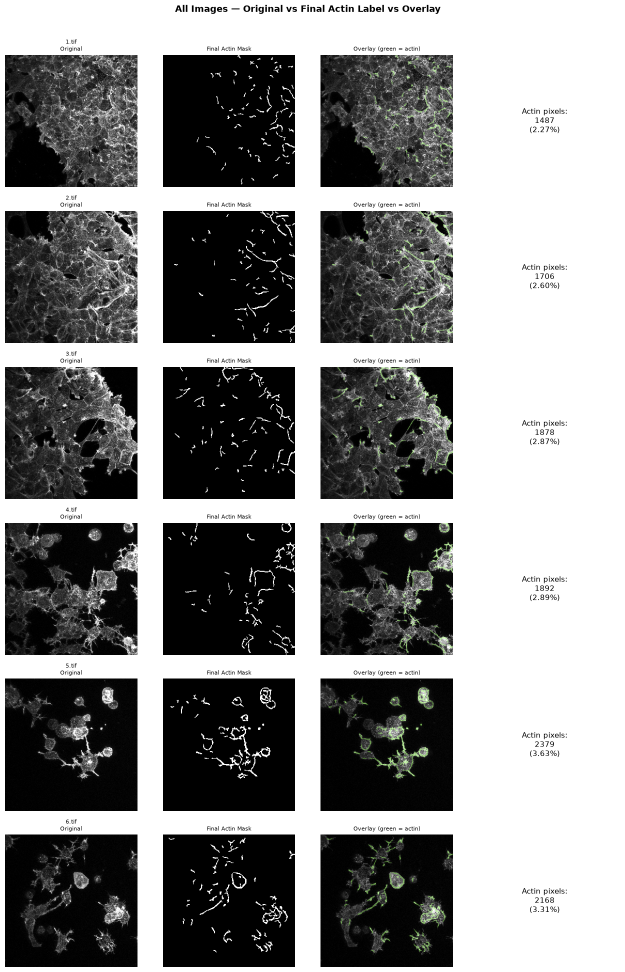
#> input picture output.png, 1250 x 1944 px, given as the content of the folder data/raw, which was not available (shown at 1/2 size)
$ python label_statement.py   (older library calls are emulated)
#> lines starting #> are read from the running program, lines starting #| are printed output that depends on the picture; after the words box and inside, x2 and y2 are one past the last pixel; in counts of white or black regions, pixels touching at a corner belong together; pictures that were not available may be replaced by others from this repository, and a replacement may not be noted
"""
label_statement.py  (v2 - per-cell boundary bands)
--------------------------------------------------
Classical labeling pipeline that follows the project problem statement
step by step, applied PER CELL so that it also finds the actin between
neighbouring cells in a dense monolayer.

Problem statement                       ->  where it happens here
----------------------------------------------------------------------------
Global Cell Segmentation                    build_footprint()
  Gaussian smoothing + Otsu threshold        (Otsu, with hysteresis so dim
  -> solid binary mask of the cells           cells and thin protrusions stay)
(extension) split the mask into cells       segment_cells()
  marker-controlled watershed                 each cell gets its own boundary
Boundary Band Definition                    boundary_bands()
  erode each cell by a pixel radius,          = "cell minus eroded cell", done
  subtract -> peripheral ring                 for every cell
HoG based labelling                         hog_edge_strength()
  gradient-orientation histograms             oriented-edge strength map
Targeted Intensity Thresholding             label_image(), steps 5-6
  higher threshold ONLY inside the bands
Binary Mask Extraction                      label_image(), step 7

Why per cell?
  A single footprint for the whole image has only ONE outer edge, so on a
  dense monolayer the band never reaches the cell-cell junctions that
  contain most of the actin. Giving every cell its own footprint and band
  puts the junctions inside bands, which is exactly the problem statement's
  idea ("cell boundary vs internal cytoplasm") applied cell by cell.

Small, standard additions to the statement's method (cite in the report):
  * hysteresis thresholding for the footprint        Canny (1986)
  * marker-controlled watershed to split cells        Meyer & Beucher (1990s)
  * white top-hat + local (Weber-type) contrast       classical morphology
  * HOG-style orientation histograms                  Dalal & Triggs (2005)
  * Otsu thresholding                                 Otsu (1979)

Cells can also come from OUTSIDE (e.g. a foundation model such as micro_sam,
Archit et al., Nature Methods 2025): pass `cells=<label image>` to
label_image()/label_path() and steps 1-2 above (Otsu footprint + watershed)
are skipped; the per-cell bands, HOG and intensity steps run unchanged on
the supplied cells. See prepare_external_cells() for how they are cleaned.

This file is standalone: it does not import config.py or dataset.py.

Usage
-----
    python label_statement.py --input data/raw --output outputs/labels_statement

    from label_statement import label_path, Params
    out = label_path("data/raw/1.tif")
    out["mask"]        # final binary actin mask (uint8, 0/1)
"""

import os
import glob
import argparse
from dataclasses import dataclass, asdict

import numpy as np
import cv2
from PIL import Image
from scipy import ndimage as ndi
from skimage.filters import threshold_otsu, apply_hysteresis_threshold
from skimage.morphology import h_minima, remove_small_objects
from skimage.segmentation import watershed, find_boundaries, expand_labels


# =========================================================================
# PARAMETERS  (pixel sizes are AT image_size resolution, default 256x256)
# =========================================================================

@dataclass
class Params:
    image_size: tuple = (256, 256)
    fine_sigma: float = 1.0                  # noise-removal Gaussian

    # ---- 1. global cell segmentation (footprint) ---------------------
    footprint_sigma: float = 2.0             # blur before Otsu
    footprint_gamma: float = 0.5             # sqrt-compress so a few very bright pixels
                                             # do not pull Otsu up (1.0 = linear)
    footprint_otsu_scale: float = 1.0        # multiplier on the Otsu value
    footprint_low_frac: float = 0.8          # hysteresis: pixels above 0.8*Otsu count as
                                             # cell if connected to pixels above Otsu
                                             # (lower = keep dimmer cells, but the mask
                                             # starts to bleed into dark background)
    footprint_close_px: int = 3
    footprint_min_object_px: int = 150       # drop footprint specks smaller than this
    footprint_fill_hole_px: int = 200        # fill dark holes smaller than this

    # ---- 2. split into cells (marker-controlled watershed) -----------
    cell_marker_sigma: float = 3.0           # blur used to find dark cell interiors
    cell_marker_h: float = 0.012             # depth of an interior minimum to count as a
                                             # cell (lower = more, smaller cells)
    cell_elev_sigma: float = 1.5

    # ---- 3. boundary bands (erode each cell, subtract) ---------------
    band_radius_inner_px: int = 3            # between two neighbouring cells
    band_radius_outer_px: int = 8            # along the edge facing background

    # ---- 4. contrast measure used for the intensity threshold --------
    contrast_tophat_px: int = 9              # white top-hat: keeps bright structures
                                             # narrower than this
    contrast_norm_sigma: float = 10.0        # local brightness scale
    contrast_norm_eps: float = 0.10

    # ---- 5. HOG ------------------------------------------------------
    use_hog: bool = True
    hog_cell_px: int = 4
    hog_bins: int = 9

    # ---- 6. targeted thresholds inside the bands (percentiles taken
    #         over band pixels only) ------------------------------------
    strong_contrast_percentile: float = 70.0
    strong_hog_percentile: float = 60.0
    weak_contrast_percentile: float = 55.0
    weak_hog_percentile: float = 45.0
    reach_px: int = 3                        # weak pixels are kept only within this
                                             # distance of a strong pixel (bridges gaps
                                             # along a junction, cannot flood the band)

    # ---- 7. clean-up -------------------------------------------------
    final_close_px: int = 3
    final_min_object_px: int = 12

    # ---- external cells (only used when cells=... is passed) ---------
    external_cells_min_px: int = 30          # drop cell labels smaller than this (at image_size)
    external_cells_expand_px: int = 2        # grow every cell by this many px WITHOUT overlap, so the
                                             # thin gap that segmenters often leave between neighbouring
                                             # cells (where the junction actin lies) falls inside a band


# =========================================================================
# I/O
# =========================================================================

def load_tif_image(path: str) -> np.ndarray:
    """Load a (possibly 16-bit / multi-channel) image, min-max normalise to [0,1]."""
    with Image.open(path) as im:
        arr = np.array(im, dtype=np.float32)
    if arr.ndim == 3:
        arr = arr[..., 0]
    lo, hi = float(arr.min()), float(arr.max())
    arr = (arr - lo) / (hi - lo) if hi > lo else np.zeros_like(arr)
    return arr.astype(np.float32)


def list_images(folder: str):
    paths = []
    for e in ("*.tif", "*.tiff", "*.png", "*.jpg", "*.jpeg"):
        paths += glob.glob(os.path.join(folder, e))
    return sorted(paths)


def _ellipse(k: int):
    k = max(1, int(k))
    if k % 2 == 0:
        k += 1
    return cv2.getStructuringElement(cv2.MORPH_ELLIPSE, (k, k))


# =========================================================================
# STEP 1 - GLOBAL CELL SEGMENTATION
# =========================================================================

def build_footprint(img: np.ndarray, p: Params):
    """
    Gaussian smoothing -> Otsu threshold (with hysteresis) -> solid binary
    mask of everything that is cell.

    Returns footprint (uint8 0/1), otsu_value (in the gamma-compressed domain).
    """
    coarse = cv2.GaussianBlur(img, (0, 0), sigmaX=p.footprint_sigma)
    comp = np.power(np.clip(coarse, 0, 1), p.footprint_gamma)

    t_high = float(threshold_otsu(comp)) * p.footprint_otsu_scale
    t_low = t_high * p.footprint_low_frac
    fp = apply_hysteresis_threshold(comp, t_low, t_high).astype(np.uint8)

    if p.footprint_close_px > 1:
        fp = cv2.morphologyEx(fp, cv2.MORPH_CLOSE, _ellipse(p.footprint_close_px))

    if fp.sum() > 0 and p.footprint_min_object_px > 0:
        fp = remove_small_objects(fp.astype(bool),
                                  max_size=p.footprint_min_object_px).astype(np.uint8)

    if p.footprint_fill_hole_px > 0:
        holes = ndi.binary_fill_holes(fp) & (fp == 0)
        lab, n = ndi.label(holes)
        if n > 0:
            areas = ndi.sum(holes, lab, index=np.arange(1, n + 1))
            small = np.isin(lab, 1 + np.where(areas <= p.footprint_fill_hole_px)[0])
            fp = np.where(small, 1, fp).astype(np.uint8)

    return fp, t_high


# =========================================================================
# STEP 2 - SPLIT THE FOOTPRINT INTO INDIVIDUAL CELLS
# =========================================================================

# [198 lines left out: functions segment_cells, load_cells_file, _resize_labels_nearest, prepare_external_cells, boundary_bands, hog_cell_histograms and 1 more, not called in this run]


# =========================================================================
# MAIN: LABEL ONE IMAGE
# =========================================================================

def label_image(img: np.ndarray, p: Params = None, cells=None) -> dict:
    """
    Run the full pipeline on one normalised float image in [0,1]
    (it is resized to p.image_size first). Returns a dict with every
    intermediate stage plus the final binary mask under "mask".

    cells : optional. A 2-D integer cell-label image (any size) or a path to
            one (.tif/.png/.npy). If given, Otsu footprint + watershed are
            skipped and these cells are used instead (see
            prepare_external_cells). out["cell_source"] tells which was used.
    """
    p = p or Params()
    h, w = p.image_size
    interp = cv2.INTER_AREA if img.shape[0] > h else cv2.INTER_LINEAR
    img = cv2.resize(img, (w, h), interpolation=interp).astype(np.float32)

    smoothed = cv2.GaussianBlur(img, (0, 0), sigmaX=p.fine_sigma)

    # 1-2. footprint, then individual cells
    if cells is None:
        footprint, otsu_val = build_footprint(img, p)
        cell_labels, n_cells = segment_cells(img, footprint, p)
        cell_source = "classical"
    else:
        if isinstance(cells, (str, os.PathLike)):
            cells = load_cells_file(str(cells))
        cell_labels = prepare_external_cells(cells, (h, w), p)
        n_cells = int(cell_labels.max())
        footprint = (cell_labels > 0).astype(np.uint8)
        otsu_val = float("nan")
        cell_source = "external"

    # 3. per-cell boundary bands
    band, outer_edge, inner_edge = boundary_bands(
        cell_labels, p.band_radius_inner_px, p.band_radius_outer_px)
    bb = band.astype(bool)

    empty = {
        "image": img, "smoothed": smoothed, "footprint": footprint, "cells": cell_labels,
        "n_cells": n_cells, "cell_source": cell_source, "band": band,
        "outer_edge": outer_edge, "inner_edge": inner_edge,
        "contrast": np.zeros_like(img), "hog_strength": np.zeros_like(img),
        "strong": np.zeros_like(band), "mask": np.zeros_like(band),
        "otsu_value": otsu_val, "actin_pixels": 0, "actin_percent": 0.0, "params": asdict(p),
    }
    if bb.sum() < 16:
        return empty

    # 4. contrast measure: white top-hat (thin bright structures), divided by
    #    local brightness so dim and bright regions are judged fairly
    tophat = cv2.morphologyEx(smoothed, cv2.MORPH_TOPHAT, _ellipse(p.contrast_tophat_px))
    local = cv2.GaussianBlur(smoothed, (0, 0), sigmaX=p.contrast_norm_sigma)
    contrast = tophat / (local + p.contrast_norm_eps)

    # 5. HOG oriented-edge strength
    hog = hog_edge_strength(smoothed, p) if p.use_hog else np.ones_like(img)

    # 6. targeted thresholds INSIDE the bands (percentiles over band pixels)
    def pct(x, q):
        return float(np.percentile(x[bb], q))

    strong = bb & (contrast >= pct(contrast, p.strong_contrast_percentile))
    weak = bb & (contrast >= pct(contrast, p.weak_contrast_percentile))
    if p.use_hog:
        strong &= hog >= pct(hog, p.strong_hog_percentile)
        weak &= hog >= pct(hog, p.weak_hog_percentile)

    # weak pixels survive only if connected to a strong pixel AND within reach_px of one
    near = cv2.dilate(strong.astype(np.uint8), _ellipse(2 * p.reach_px + 1)).astype(bool)
    lab_w, n_w = ndi.label(weak & near, structure=np.ones((3, 3)))
    keep = np.zeros(n_w + 1, bool)
    keep[np.unique(lab_w[strong])] = True
    keep[0] = False
    mask = (keep[lab_w] | strong).astype(np.uint8)

    # 7. binary mask extraction
    if p.final_close_px > 1 and mask.sum() > 0:
        mask = cv2.morphologyEx(mask, cv2.MORPH_CLOSE, _ellipse(p.final_close_px))
        mask &= band
    if mask.sum() > 0 and p.final_min_object_px > 0:
        mask = remove_small_objects(mask.astype(bool),
                                    max_size=p.final_min_object_px).astype(np.uint8)

    return {
        "image": img, "smoothed": smoothed, "footprint": footprint, "cells": cell_labels,
        "n_cells": n_cells, "cell_source": cell_source, "band": band,
        "outer_edge": outer_edge, "inner_edge": inner_edge,
        "contrast": contrast.astype(np.float32), "hog_strength": hog,
        "strong": strong.astype(np.uint8), "mask": mask,
        "otsu_value": otsu_val,
        "actin_pixels": int(mask.sum()),
        "actin_percent": float(mask.sum()) / mask.size * 100.0,
        "params": asdict(p),
    }


def label_path(path: str, p: Params = None, cells=None) -> dict:
    """Load an image file and label it. `cells`: see label_image()."""
    out = label_image(load_tif_image(path), p, cells=cells)
    out["path"] = path
    return out


# =========================================================================
# VISUALISATION HELPERS
# =========================================================================

# [48 lines left out: functions make_overlay, cell_outline_overlay, build_panel_figure, save_panel, not called in this run]


# =========================================================================
# CLI
# =========================================================================

def main():
    import matplotlib
    matplotlib.use("Agg")          # headless; notebooks keep their own backend
    ap = argparse.ArgumentParser(description="Problem-statement classical labeling (v2).")
    ap.add_argument("--input", default="data/raw", help="folder with images")
    ap.add_argument("--output", default="outputs/labels_statement", help="where to save results")
    args = ap.parse_args()

    os.makedirs(args.output, exist_ok=True)
    paths = list_images(args.input)
    if not paths:
        raise SystemExit(f"No images found in {args.input}")

    print(f"Labeling {len(paths)} image(s)  ->  {args.output}\n")
    for path in paths:
        stem = os.path.splitext(os.path.basename(path))[0]
        out = label_path(path)
#> in load_tif_image, im is the input picture: PIL image 1250x1944 RGBA; mean R, G, B, A 137.3, 137.6, 137.2, 255
#> in load_tif_image, `lo, hi = float(arr.min()), float(arr.max())`: lo = 0; hi = 255
#> in label_image, `h, w = p.image_size`: h = 256
#> in label_image, `interp = cv2.INTER_AREA if img.shape[0] > h else cv2.INTER_LINEAR`: interp = 3
#> in label_image, `img = cv2.resize(img, (w, h), interpolation=interp).astype(np.float32)`:
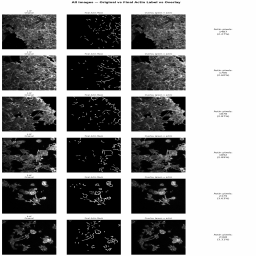
#> img: shape (256, 256) float32; min 0, max 1, mean 0.539
#> in label_image, `smoothed = cv2.GaussianBlur(img, (0, 0), sigmaX=p.fine_sigma)`:
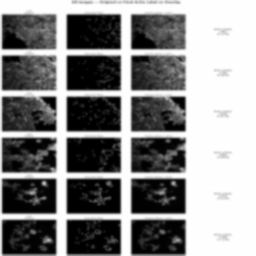
#> smoothed: shape (256, 256) float32; min 0, max 1, mean 0.538
#> in build_footprint, `coarse = cv2.GaussianBlur(img, (0, 0), sigmaX=p.footprint_sigma)`:
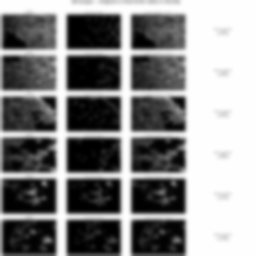
#> coarse: shape (256, 256) float32; min 0, max 1, mean 0.537
#> in build_footprint, `comp = np.power(np.clip(coarse, 0, 1), p.footprint_gamma)`:
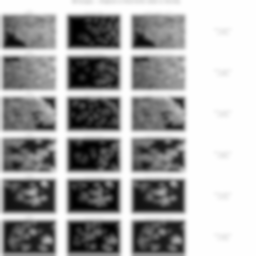
#> comp: shape (256, 256) float32; min 0, max 1, mean 0.657
#> in build_footprint, `t_high = float(threshold_otsu(comp)) * p.footprint_otsu_scale`: t_high = 0.635
#> in build_footprint, `t_low = t_high * p.footprint_low_frac`: t_low = 0.508
#> in build_footprint, `fp = apply_hysteresis_threshold(comp, t_low, t_high).astype(np.uint8)`:
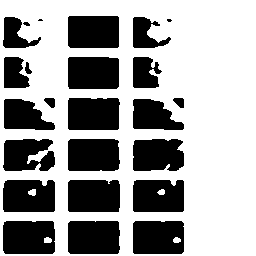
#> fp: shape (256, 256); values 0 (black) and 1 (white), 63.1% white; 24 black regions (2 under 20 px), largest, box (x1, y1, x2, y2) and area: (68, 221, 120, 254) 1684, (3, 221, 55, 254) 1648, (68, 180, 120, 212) 1640
#> in build_footprint, `fp = cv2.morphologyEx(fp, cv2.MORPH_CLOSE, _ellipse(p.footprint_close_..`: fp: shape (256, 256); values 0 (black) and 1 (white), 63.2% white; 23 black regions (2 under 20 px), largest, box (x1, y1, x2, y2) and area: (68, 221, 120, 254) 1684, (3, 221, 55, 254) 1647, (68, 180, 120, 212) 1638
        cv2.imwrite(os.path.join(args.output, f"{stem}_mask.png"), out["mask"] * 255)
        cv2.imwrite(os.path.join(args.output, f"{stem}_overlay.png"),
                    cv2.cvtColor(make_overlay(out["image"], out["mask"]), cv2.COLOR_RGB2BGR))
        save_panel(out, os.path.join(args.output, f"{stem}_panel.png"), title=stem)
        print(f"  {stem:<20s} cells = {out['n_cells']:4d}   actin px = {out['actin_pixels']:6d} "
              f"({out['actin_percent']:.2f}%)")
    print("\nSaved <name>_mask.png, <name>_overlay.png, <name>_panel.png for each image.")


if __name__ == "__main__":
#> (the run stopped early here; a loop or call above may not have finished)
